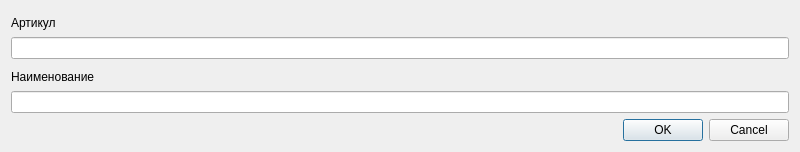
<?xml version="1.0" encoding="UTF-8"?>
<ui version="4.0">
 <class>ProductInputDialog</class>
 <widget class="QDialog" name="ProductInputDialog">
  <property name="geometry">
   <rect>
    <x>0</x>
    <y>0</y>
    <width>800</width>
    <height>152</height>
   </rect>
  </property>
  <property name="sizePolicy">
   <sizepolicy hsizetype="Minimum" vsizetype="Minimum">
    <horstretch>0</horstretch>
    <verstretch>0</verstretch>
   </sizepolicy>
  </property>
  <property name="minimumSize">
   <size>
    <width>800</width>
    <height>0</height>
   </size>
  </property>
  <property name="windowTitle">
   <string>Введите название жугта</string>
  </property>
  <property name="sizeGripEnabled">
   <bool>false</bool>
  </property>
  <layout class="QGridLayout" name="gridLayout">
   <item row="3" column="0">
    <widget class="QDialogButtonBox" name="buttonBox">
     <property name="standardButtons">
      <set>QDialogButtonBox::Cancel|QDialogButtonBox::Ok</set>
     </property>
    </widget>
   </item>
   <item row="1" column="0">
    <layout class="QVBoxLayout" name="verticalLayout_2">
     <property name="spacing">
      <number>2</number>
     </property>
     <item>
      <widget class="QLabel" name="i_artL">
       <property name="text">
        <string>Артикул</string>
       </property>
      </widget>
     </item>
     <item>
      <widget class="QLineEdit" name="artLE"/>
     </item>
    </layout>
   </item>
   <item row="2" column="0">
    <layout class="QVBoxLayout" name="verticalLayout">
     <property name="spacing">
      <number>2</number>
     </property>
     <item>
      <widget class="QLabel" name="i_nameL">
       <property name="text">
        <string>Наименование</string>
       </property>
      </widget>
     </item>
     <item>
      <widget class="QLineEdit" name="nameLE"/>
     </item>
    </layout>
   </item>
  </layout>
 </widget>
 <resources/>
 <connections/>
</ui>
